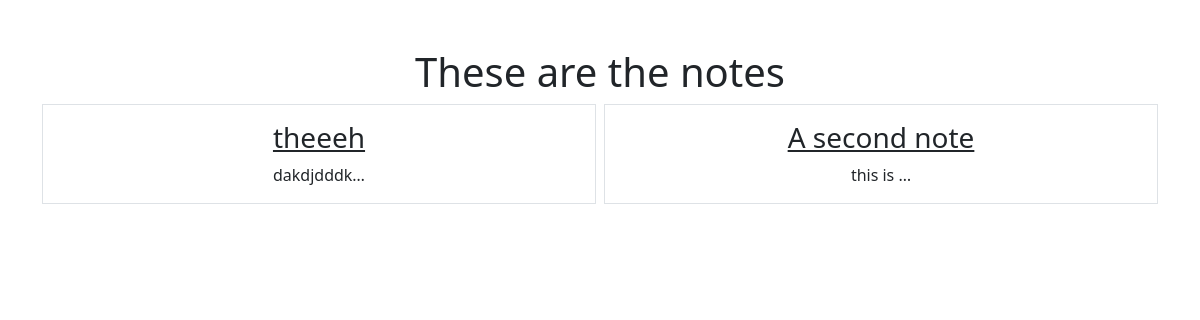
Before: /smart/notes with the older database file.
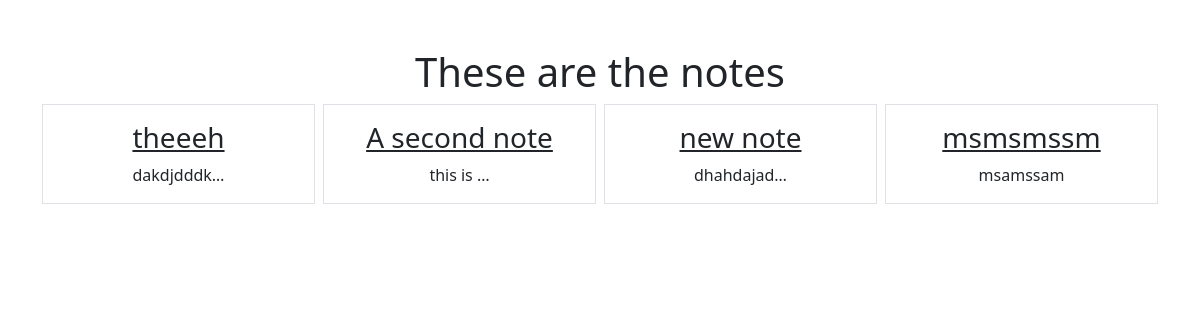
After: the same page with the newer database file.
### notes/models.py (models this page shows)
class Notes(models.Model):
    title = models.CharField(max_length=200)
    text = models.TextField()
    created = models.DateTimeField(auto_now_add=True)

### notes/views.py (the view)
# urls.py: path('notes', views.list, name = 'notes.list'),
def list(request):
    all_notes = Notes.objects.all()
    return render(request, 'notes/notes_list.html',{'notes':all_notes})

### notes/templates/notes/notes_list.html
<!DOCTYPE html>
{% extends 'base.html'%}
    {% block content %}
    <h1>These are the notes</h1>
    <div class="row row-cols3 g-2">
          {% for note in notes %}
        <div class="col">
            <div class="p-3 border">
                <a href="{% url 'notes.detail' pk=note.id %}" class="text-dark text-decoration-non"><h3 >{{note.title}}</h3></a>
                {{note.text|truncatechars:10}}
            </div>
        </div>
            {% endfor %}
    </div>
    {% endblock %}

Changed rows visible on the page:
added Notes: title "new note", text "dhahdajad…"
added Notes: title "msmsmssm", text "msamssam"
